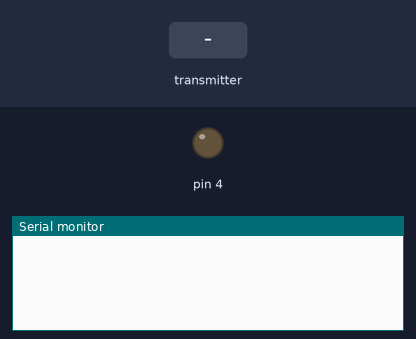
A sketch run on a simulated Arduino Uno, built with avr-gcc and run on an emulated ATmega328P. On the bench: output pins drawn as LEDs (lit = HIGH), the last lines printed to the serial monitor. The test bench sets the inputs (shaded band). No radio packets arrive unless stated.

Above: at 2.2 s.
2.3 s: the transmitter starts sending data.0 = 0
At 2.37 s:
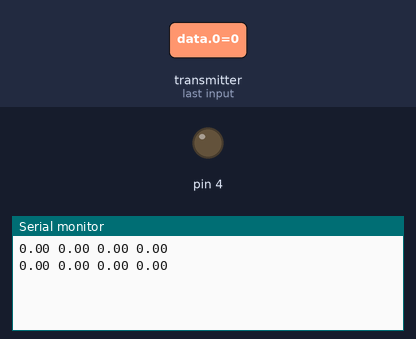
4.2 s: the transmitter starts sending data.1 = 0
7.2 s: the transmitter starts sending data.2 = 25
At 7.32 s:
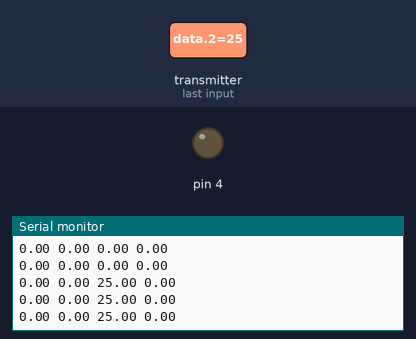

Measured:
- after the input at 2.3 s, the serial monitor: prints a new line at once (image 1)
- after the input at 7.2 s, the serial monitor: prints a new line at once (image 2)

The sketch:

priem.ino
```cpp
#include <SPI.h>                                          // Подключаем библиотеку  для работы с шиной SPI
#include <nRF24L01.h>                                     // Подключаем файл настроек из библиотеки RF24
#include <RF24.h>                                         // Подключаем библиотеку  для работы с nRF24L01+
RF24           radio(9, 10);                              // Создаём объект radio   для работы с библиотекой RF24, указывая номера выводов nRF24L01+ (CE, CSN)
double           data[4];                                   // Создаём массив для приёма данных


void setup(){
    delay(1000);
    radio.begin();                                        // Инициируем работу nRF24L01+
    radio.setChannel(126);                                  // Указываем канал приёма данных (от 0 до 127), 5 - значит приём данных осуществляется на частоте 2,405 ГГц (на одном канале может быть только 1 приёмник и до 6 передатчиков)
    radio.setDataRate     (RF24_250KBPS);                   // Указываем скорость передачи данных (RF24_250KBPS, RF24_1MBPS, RF24_2MBPS), RF24_1MBPS - 1Мбит/сек
    radio.setPALevel      (RF24_PA_MAX);                 // Указываем мощность передатчика (RF24_PA_MIN=-18dBm, RF24_PA_LOW=-12dBm, RF24_PA_HIGH=-6dBm, RF24_PA_MAX=0dBm)
    radio.openReadingPipe (1, 0x1234567890LL);            // Открываем 1 трубу с идентификатором 0x1234567890 для приема данных (на ожном канале может быть открыто до 6 разных труб, которые должны отличаться только последним байтом идентификатора)
    radio.startListening  ();                             // Включаем приемник, начинаем прослушивать открытую трубу
//  radio.stopListening   ();                             // Выключаем приёмник, если потребуется передать данные
    Serial.begin(9600);
    pinMode(4,OUTPUT);
}
void loop(){
    if(radio.available()){                                // Если в буфере имеются принятые данные
        radio.read(&data, sizeof(data));                  // Читаем данные в массив data и указываем сколько байт читать
        for (int i = 0; i < 4; i ++) {
        Serial.print(data[i]);
        Serial.print(" "); }
        Serial.println(" ");
    }
}
```
